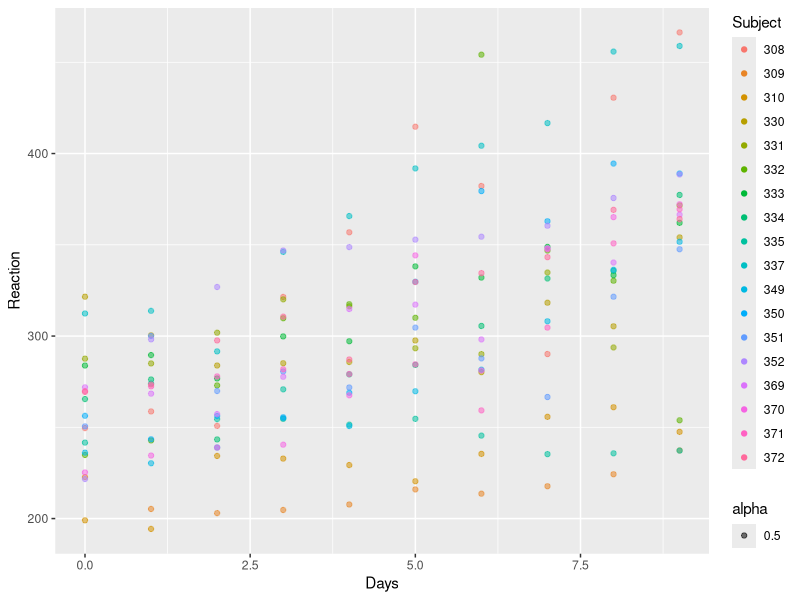

The R script that drew this image:
library(data.table)
library(ggplot2)
# install.packages("lmerTest")
library(lmerTest)

data(sleepstudy)
sleep <-data.table(sleepstudy)

# 1a. Generate a scatter plot color coding for each subject.  Reaction time on y axis and days without sleep on x axis.

ggplot(data= sleep)+ geom_point(aes(x= Days, y= Reaction, color= Subject, alpha= 0.5)) #alpha set to 0.5 transparency makes it easier to see clustered data points

# It looks like, overall, there is a general trend between reaction time increasing as days without sleep increases.  However, it looks like there could be a few subjects whose reaction times peaked at around 5 days and slightly decreased afterwards.  

# 1b ) Fit a random intercept model to the data. What is the fixed effect? What is the random effect? From this model, would you say that sleep affects reaction time?

sleep_mod <- lmer(Reaction ~ Days + (1|Subject), data=sleep)
summary(sleep_mod)

# The fixed effect is the number of days a subject goes without sleeping, while the random effect variable is subjects.  Each subject has their own set of data points and, therefore, can introduce effects- unexplained by the predictor, into the model.  (Your explanation when we met was really helpful in understanding this!)

# This model certainly suggests that sleep, and implicitly lack thereof, affects reaction time.  Specifically, increasing the number of days that one goes without sleeping is linked to increased reaction times.  

# 1c What is the slope and y-intercept for subject 334? What is the mean y-intercept for all participants?

coef(sleep_mod)
mean(coef(sleep_mod)$Subject[,1])

#For subject 334, the slope is β= 10.467 and y-intercept is 248.408. The mean y-intercept for all subjects is 251.405

# 1d The study ends on day 9. What would you predict the reaction time of participant 370 to be on day 11?

y_int370 <- 245.0424
b <- 10.46729
day <- 11
coef(sleep_mod)

(p_react <- y_int370 + b*day)
# Our regression for subject 370 predicts that their reaction time should be roughly around 360ms on day 11
